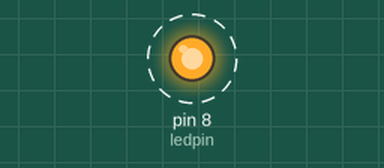
Bench run of a sketch on a simulated Arduino Uno, built with avr-gcc and run on an emulated ATmega328P. Shown: output pins drawn as LEDs (lit = HIGH). Dashed ring = blinking.

Above: at 0.1 s.
Timing chart, 0 to 3.0 s (numbered marks = the images above):
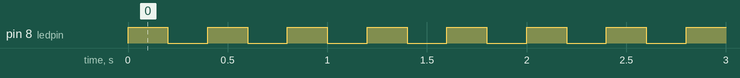

Measured:
- by itself, pin 8 (ledpin): alternates HIGH for 0.20 s and LOW for 0.20 s

The sketch:

BlinkLED.ino
```cpp
int ledpin = 8;

void setup()
{
  pinMode(ledpin, OUTPUT);

}

void loop()
{
  digitalWrite(ledpin, HIGH); // HIGH - 5Volts
  delay(200);
  digitalWrite(ledpin, LOW); // LOW - 0volts
  delay(200);

}
```
